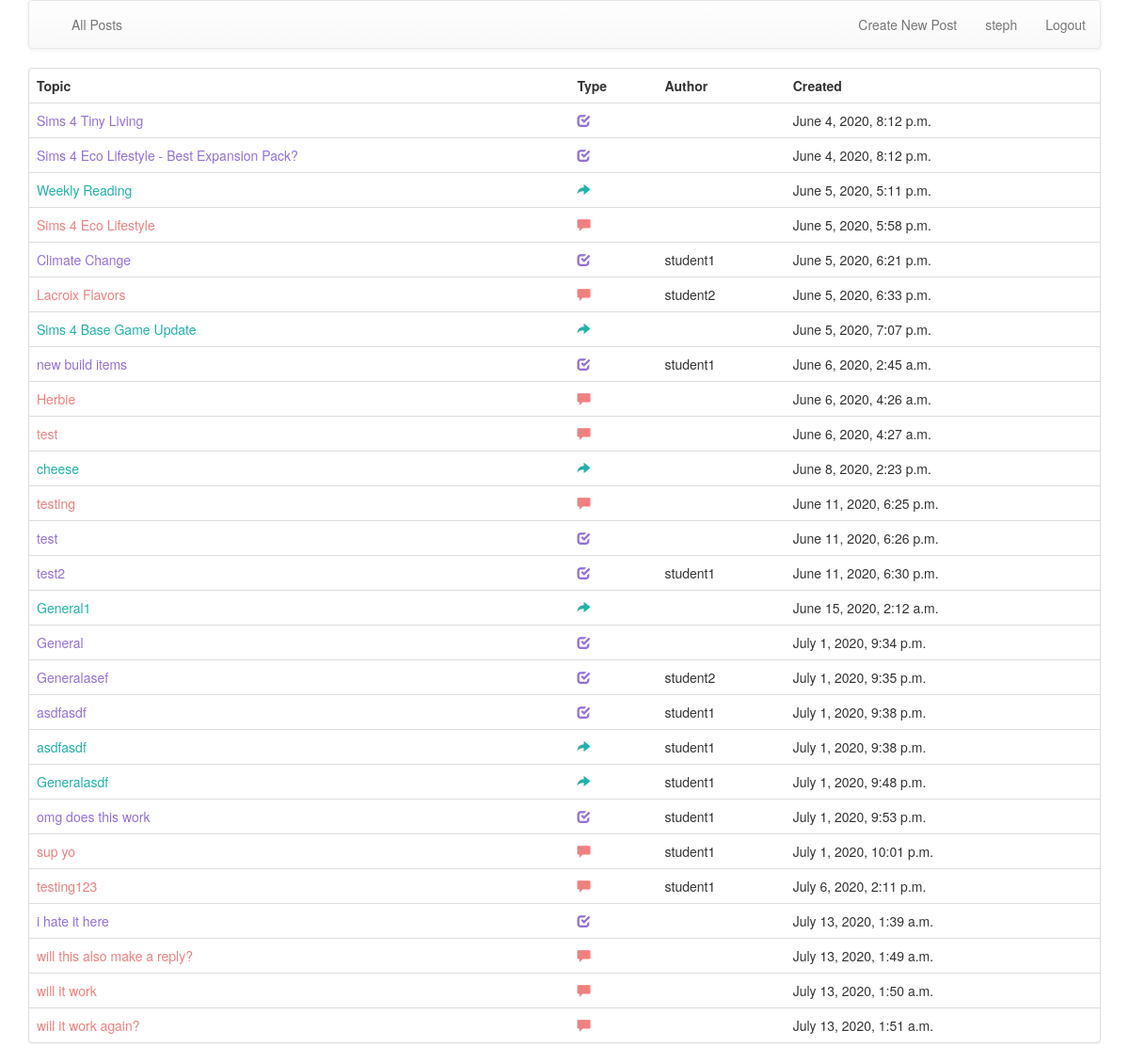
Page /threads/ (signed in) on the committed database.
### threads/models.py (models this page shows)
class Brainstorm(models.Model):
	topic = models.TextField(default='General')
	text = text = models.TextField()
	owner = models.ForeignKey(settings.AUTH_USER_MODEL, on_delete=models.CASCADE)
	created_at = models.DateTimeField(default=timezone.now)
	brainstormresponses = models.ManyToManyField(settings.AUTH_USER_MODEL, through='BrainstormResponse', related_name='thread_brainstormresponses')
	def __str__(self):
		return self.topic

class Reaction(models.Model):
	topic = models.TextField(default='General')
	text = text = models.TextField()
	owner = models.ForeignKey(settings.AUTH_USER_MODEL, on_delete=models.CASCADE)
	created_at = models.DateTimeField(default=timezone.now)
	responses = models.ManyToManyField(settings.AUTH_USER_MODEL, through='Response', related_name='thread_responses')
	def __str__(self):
		return self.topic

class Discussion(models.Model):
	topic = models.TextField(default='General')
	text = models.TextField(default='What do you think?')
	owner = models.ForeignKey(settings.AUTH_USER_MODEL, on_delete=models.CASCADE)
	created_at = models.DateTimeField(default=timezone.now)
	replies = models.ManyToManyField(settings.AUTH_USER_MODEL, through='DiscussionReply', related_name='thread_replies')
	viewed = models.ManyToManyField(settings.AUTH_USER_MODEL, through='ViewedDiscussion', related_name='thread_vieweddiscussions')
	def __str__(self):
		return self.topic

### threads/views.py (the view)
class PostsView(ListView):
	template_name = "threads/all_posts.html"
	def get(self, request) :
		all_posts = []
		models = {Reaction:('reaction', 'lightseagreen'),
				  Brainstorm:('brainstorm','mediumpurple'),
				  Discussion:('discussion','lightcoral')}
		for model in models:
			posts = model.objects.all()
			for p in posts:
				p.type = models[model][0]
				p.color = models[model][1]
			all_posts.extend(posts)
		all_posts = sorted(all_posts, key=operator.attrgetter('created_at'))
		print(all_posts)
		ctx = {'all_posts':all_posts}
		print_queries()
		return render(request, self.template_name, ctx)

### threads/views.py (called while the page is built)
def print_queries():
    retval = list()
    for i, query in enumerate(connection.queries):
        q = query['sql']
        if q.find('SELECT "django_session"."session_key"') == 0 : continue
        if q.find('SELECT "auth_user"."id", "auth_user"."password"') == 0 : continue
        print(q)

### threads/templates/threads/all_posts.html
{% extends "base_menu.html" %}
{% block content %}
<div class="panel panel-default">
<table class="table">
	<tr>
		<th>Topic</th>
		<th>Type</th>
		<th>Author</th>
		<th>Created</th>
	</tr>
{% if all_posts %}
	{% for p in all_posts %}
		{% if p.type == 'reaction' %}
		<tr>
			<td><a href="{% url 'threads:reaction_detail' p.id %}" style="color:{{ p.color }}">{{ p.topic }}</a></td>
			<td><span class='glyphicon glyphicon-share-alt' style='color:lightseagreen'></span></td>
			{% if user == p.owner %}
			<td> </td>
			{% else %}
			<td>{{ p.owner }}</td>
			{% endif %}
			<td>{{ p.created_at }}</td>
		</tr>
		{% elif p.type == 'brainstorm' %}
		<tr>
			<td><a href="{% url 'threads:brainstorm_detail' p.id %}" style="color:{{ p.color }}">{{ p.topic }}</a></td>
			<td><span class='glyphicon glyphicon-check' style='color:mediumpurple'></span></td>
			{% if user == p.owner %}
			<td> </td>
			{% else %}
			<td>{{ p.owner }}</td>
			{% endif %}
			<td>{{ p.created_at }}</td>
		</tr>
		{% else %}
		<tr>
			<td><a href="{% url 'threads:discussion_detail' p.id %}" style="color:{{ p.color }}">{{ p.topic }}</a></td>
			<td><span class='glyphicon glyphicon-comment' style='color:lightcoral'></span></td>
			{% if user == p.owner %}
			<td> </td>
			{% else %}
			<td>{{ p.owner }}</td>
			{% endif %}
			<td>{{ p.created_at }}</td>
		</tr>
		{% endif %}
	{% endfor %}
{% endif %}
</table>
</div>
{% endblock %}

### threads/templates/base_menu.html
{% extends "base_bootstrap.html" %}
{% block navbar %}
<nav class="navbar navbar-default navbar-light">
  <div class="container-fluid">
    <div class="navbar-header">
        <a class="navbar-brand" href="/">{{ settings.APP_NAME }}</a>
    </div>
    <ul class="nav navbar-nav">
      {% url 'threads' as threads %}
      <li {% if request.get_full_path == threads %}class="active"{% endif %}>
          <a href="{% url 'threads:all_posts' %}">All Posts</a></li>
    </ul>
    <ul class="nav navbar-nav navbar-right">
        {% if user.is_authenticated %}
        <li>
        <a href="{% url 'threads:new_post' %}">Create New Post</a>
        </li>
        <li><a href=''>{{ user }}</a></li>
        <li><a href="{% url 'logout' %}?next={% url 'threads:all_posts' %}">Logout</a></li>
        {% else %}
        <li>
        <a href="{% url 'login' %}?next={% url 'threads:all_posts' %}">Login</a>
        </li>
        {% endif %}
    </ul>
  </div>
</nav>
{% endblock %}

### rows in the picture
Brainstorm: topic "Sims 4 Tiny Living", created_at "June 4, 2020, 8:12 p.m."
Brainstorm: topic "Sims 4 Eco Lifestyle - Best Expansion Pack?", created_at "June 4, 2020, 8:12 p.m."
Reaction: topic "Weekly Reading", created_at "June 5, 2020, 5:11 p.m."
Discussion: topic "Sims 4 Eco Lifestyle", created_at "June 5, 2020, 5:58 p.m."
Brainstorm: topic "Climate Change", owner "student1", created_at "June 5, 2020, 6:21 p.m."
Discussion: topic "Lacroix Flavors", owner "student2", created_at "June 5, 2020, 6:33 p.m."
Reaction: topic "Sims 4 Base Game Update", created_at "June 5, 2020, 7:07 p.m."
Brainstorm: topic "new build items", owner "student1", created_at "June 6, 2020, 2:45 a.m."
Discussion: topic "Herbie", created_at "June 6, 2020, 4:26 a.m."
Discussion: topic "test", created_at "June 6, 2020, 4:27 a.m."
Reaction: topic "cheese", created_at "June 8, 2020, 2:23 p.m."
Discussion: topic "testing", created_at "June 11, 2020, 6:25 p.m."
Brainstorm: topic "test", created_at "June 11, 2020, 6:26 p.m."
Brainstorm: topic "test2", owner "student1", created_at "June 11, 2020, 6:30 p.m."
Reaction: topic "General1", created_at "June 15, 2020, 2:12 a.m."
Brainstorm: topic "General", created_at "July 1, 2020, 9:34 p.m."
Brainstorm: topic "Generalasef", owner "student2", created_at "July 1, 2020, 9:35 p.m."
Brainstorm: topic "asdfasdf", owner "student1", created_at "July 1, 2020, 9:38 p.m."
Reaction: topic "asdfasdf", owner "student1", created_at "July 1, 2020, 9:38 p.m."
Reaction: topic "Generalasdf", owner "student1", created_at "July 1, 2020, 9:48 p.m."
Brainstorm: topic "omg does this work", owner "student1", created_at "July 1, 2020, 9:53 p.m."
Discussion: topic "sup yo", owner "student1", created_at "July 1, 2020, 10:01 p.m."
Discussion: topic "testing123", owner "student1", created_at "July 6, 2020, 2:11 p.m."
Brainstorm: topic "i hate it here", created_at "July 13, 2020, 1:39 a.m."
Discussion: topic "will this also make a reply?", created_at "July 13, 2020, 1:49 a.m."
Discussion: topic "will it work", created_at "July 13, 2020, 1:50 a.m."
Discussion: topic "will it work again?", created_at "July 13, 2020, 1:51 a.m."

### other values in the picture
{{ user }} "steph"
